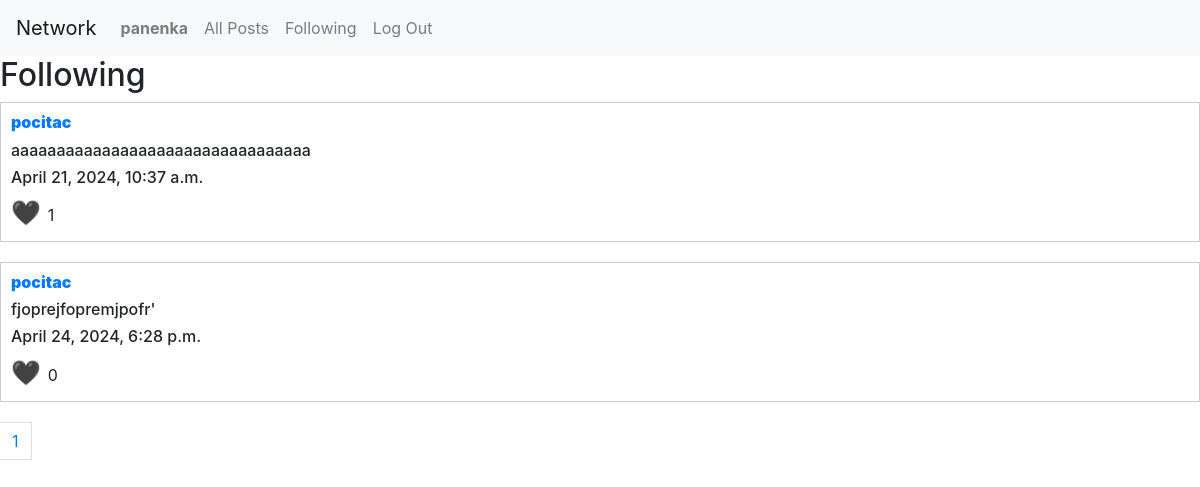
/following_page (signed in), run on an earlier commit of the app's database.
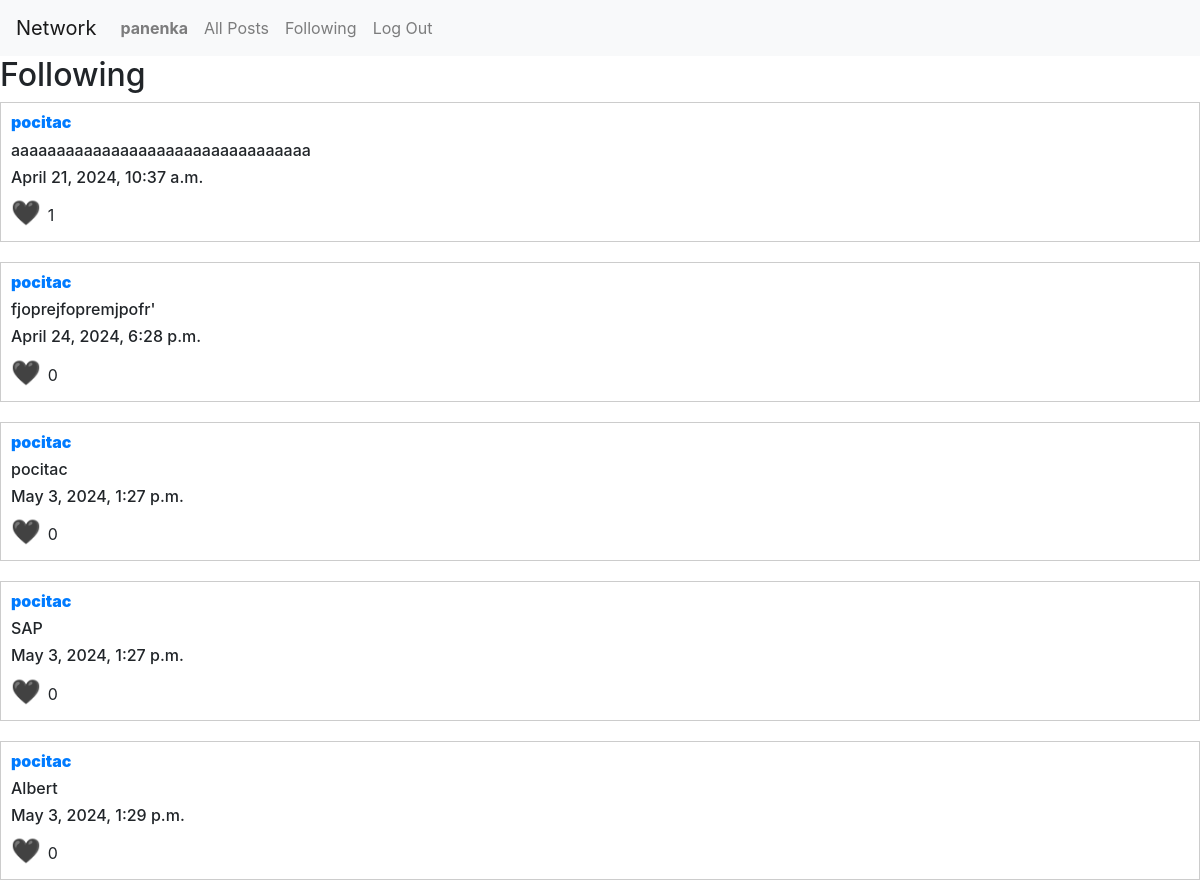
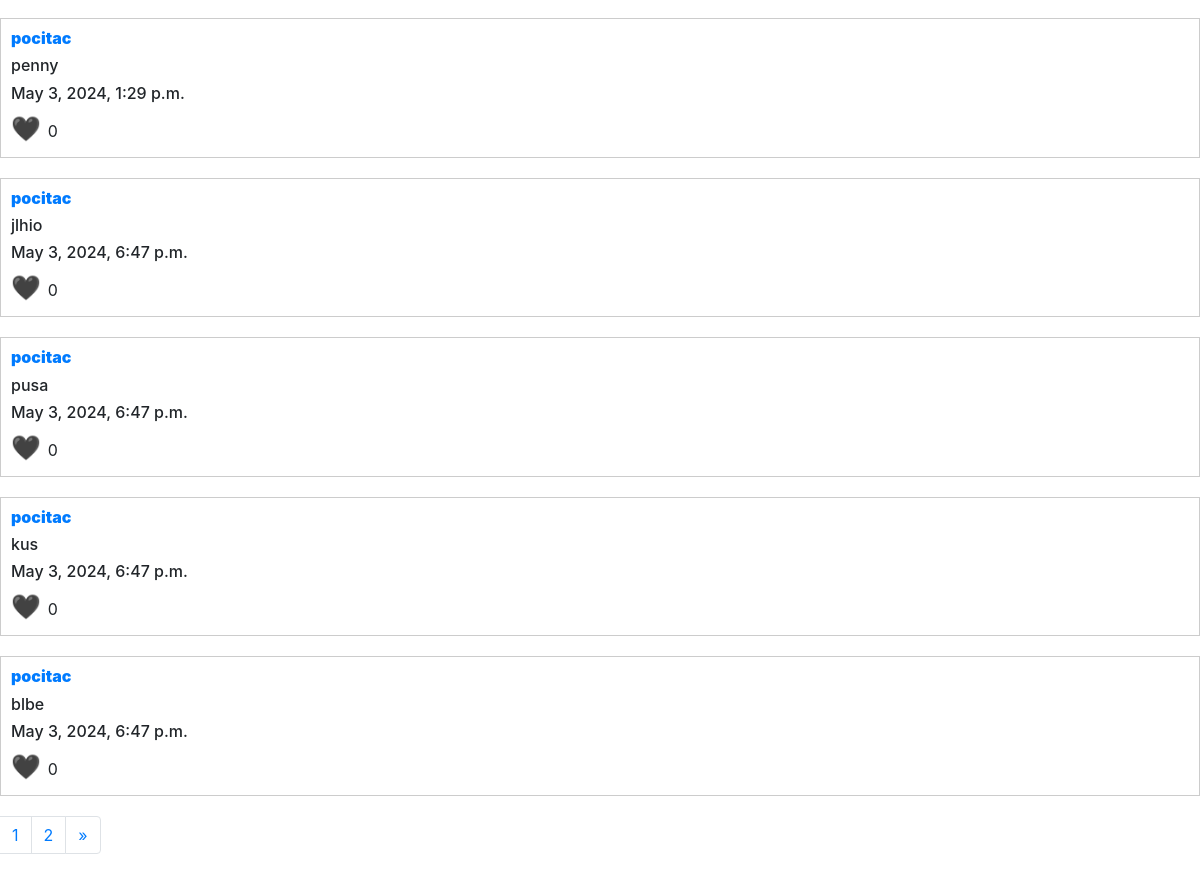
And on a later commit of the database (2 pictures, top to bottom).
### network/models.py (models this page shows)
class Post(models.Model):
    id = models.IntegerField(primary_key=True)
    date = models.DateTimeField(auto_now=True)
    information = models.CharField(max_length=1024)
    author = models.ForeignKey(User, on_delete=models.CASCADE, related_name="posts")
    likes = models.ManyToManyField(User)

class User(AbstractUser):
    followers = models.ManyToManyField("self", symmetrical=False)

### network/views.py (the view)
def following_page(request):
    following_users = request.user.user_set.all()
    following_posts = Post.objects.filter(author__in=following_users)
    paginator = Paginator(following_posts, 10)
    page_number = request.GET.get("page", 1)
    page_obj = paginator.get_page(page_number)
    list_stranek = [i for i in range(1, paginator.num_pages+1)]
    return render (request, "network/following_page.html", {
        "posts": page_obj,
        "pages":list_stranek
        })

### network/templates/network/following_page.html (shortened to what this page needs)
{% extends "network/all_posts.html" %}
{% block all_posts %}
<h2>Following</h2>
{% endblock %}
{% block pagination %}
<nav aria-label="Page navigation example">
    <ul class="pagination">
      {% for page_number in pages %}
      <li class="page-item"><a class="page-link" href="{% url 'following_page' %}?page={{page_number }}">{{page_number}}</a></li>
      {% endfor %}
      <li class="page-item">
        {% if posts.has_next %}
            <a class="page-link" href="{% url 'following_page' %}?page={{ posts.next_page_number }}" aria-label="Next">
            <span aria-hidden="true">&raquo;</span>
        {% endif %}
        </a>
      </li>
    </ul>
  </nav>
{% endblock %}

### network/templates/network/all_posts.html (shortened to what this page needs)
{% extends "network/layout.html" %}
{% block body %}
{%  block all_posts %}
{% endblock %}
{% for post in posts %}
<div class="post">
    <h6 class="author">
        <a href="{% url 'profile' post.author %}"><strong>{{ post.author}}</strong></a>
    </h6>
    <h6>{{post.information}}</h6>
    <h6>{{post.date}}</h6>
    <span data-post-id="{{post.id}}" class="heart" onclick="likes(this)">
        {% if not user in post.likes.all %}
            🖤
        {% else %}
            ❤️
        {% endif %}
        </span>
    <span id="likes-{{post.id}}">{{post.likes.all|length}}</span>
</div>
{%endfor%}
{% block pagination %}
{% endblock %}
{% endblock %}

What changed in the data, as far as the page shows it:
added Post: author "pocitac", information "pocitac", date "May 3, 2024, 1:27 p.m.", likes.all|length "0"
added Post: author "pocitac", information "SAP", date "May 3, 2024, 1:27 p.m.", likes.all|length "0"
added Post: author "pocitac", information "Albert", date "May 3, 2024, 1:29 p.m.", likes.all|length "0"
added Post: author "pocitac", information "penny", date "May 3, 2024, 1:29 p.m.", likes.all|length "0"
added Post: author "pocitac", information "jlhio", date "May 3, 2024, 6:47 p.m.", likes.all|length "0"
added Post: author "pocitac", information "pusa", date "May 3, 2024, 6:47 p.m.", likes.all|length "0"
added Post: author "pocitac", information "kus", date "May 3, 2024, 6:47 p.m.", likes.all|length "0"
added Post: author "pocitac", information "blbe", date "May 3, 2024, 6:47 p.m.", likes.all|length "0"
Also different on the page:
new list line: "2"
